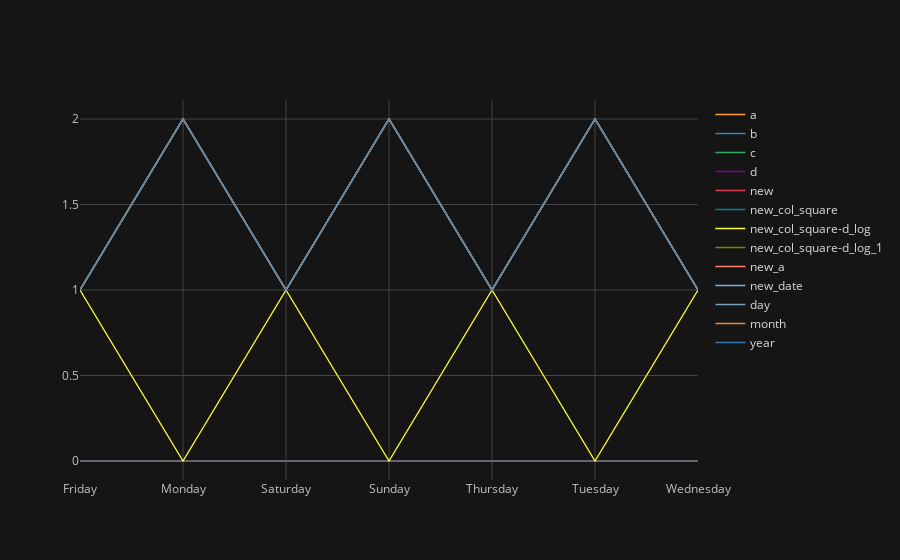

Write notebook code for a chart like this one.
### Code cell
cf.set_config_file(theme='solar')
df1.iplot();

### Figure 1 — Plotly figure (JSON) as saved in the notebook; plotly's stock layout.template omitted (floating-point values rounded to 4 significant figures)
{"data": [{"line": {"color": "rgba(255, 153, 51, 1.0)", "dash": "solid", "shape": "linear", "width": 1.3}, "mode": "lines", "name": "a", "text": "", "type": "scatter", "x": ["Friday", "Monday", "Saturday", "Sunday", "Thursday", "Tuesday", "Wednesday"], "y": [1, 2, 1, 2, 1, 2, 1]}, {"line": {"color": "rgba(55, 128, 191, 1.0)", "dash": "solid", "shape": "linear", "width": 1.3}, "mode": "lines", "name": "b", "text": "", "type": "scatter", "x": ["Friday", "Monday", "Saturday", "Sunday", "Thursday", "Tuesday", "Wednesday"], "y": [1, 2, 1, 2, 1, 2, 1]}, {"line": {"color": "rgba(50, 171, 96, 1.0)", "dash": "solid", "shape": "linear", "width": 1.3}, "mode": "lines", "name": "c", "text": "", "type": "scatter", "x": ["Friday", "Monday", "Saturday", "Sunday", "Thursday", "Tuesday", "Wednesday"], "y": [1, 2, 1, 2, 1, 2, 1]}, {"line": {"color": "rgba(128, 0, 128, 1.0)", "dash": "solid", "shape": "linear", "width": 1.3}, "mode": "lines", "name": "d", "text": "", "type": "scatter", "x": ["Friday", "Monday", "Saturday", "Sunday", "Thursday", "Tuesday", "Wednesday"], "y": [1, 2, 1, 2, 1, 2, 1]}, {"line": {"color": "rgba(219, 64, 82, 1.0)", "dash": "solid", "shape": "linear", "width": 1.3}, "mode": "lines", "name": "new", "text": "", "type": "scatter", "x": ["Friday", "Monday", "Saturday", "Sunday", "Thursday", "Tuesday", "Wednesday"], "y": [1, 2, 1, 2, 1, 2, 1]}, {"line": {"color": "rgba(0, 128, 128, 1.0)", "dash": "solid", "shape": "linear", "width": 1.3}, "mode": "lines", "name": "new_col_square", "text": "", "type": "scatter", "x": ["Friday", "Monday", "Saturday", "Sunday", "Thursday", "Tuesday", "Wednesday"], "y": [1, 2, 1, 2, 1, 2, 1]}, {"line": {"color": "rgba(255, 255, 51, 1.0)", "dash": "solid", "shape": "linear", "width": 1.3}, "mode": "lines", "name": "new_col_square-d_log", "text": "", "type": "scatter", "x": ["Friday", "Monday", "Saturday", "Sunday", "Thursday", "Tuesday", "Wednesday"], "y": [1, 0, 1, 0, 1, 0, 1]}, {"line": {"color": "rgba(128, 128, 0, 1.0)", "dash": "solid", "shape": "linear", "width": 1.3}, "mode": "lines", "name": "new_col_square-d_log_1", "text": "", "type": "scatter", "x": ["Friday", "Monday", "Saturday", "Sunday", "Thursday", "Tuesday", "Wednesday"], "y": [1, 2, 1, 2, 1, 2, 1]}, {"line": {"color": "rgba(251, 128, 114, 1.0)", "dash": "solid", "shape": "linear", "width": 1.3}, "mode": "lines", "name": "new_a", "text": "", "type": "scatter", "x": ["Friday", "Monday", "Saturday", "Sunday", "Thursday", "Tuesday", "Wednesday"], "y": [1, 2, 1, 2, 1, 2, 1]}, {"line": {"color": "rgba(128, 177, 211, 1.0)", "dash": "solid", "shape": "linear", "width": 1.3}, "mode": "lines", "name": "new_date", "text": "", "type": "scatter", "x": ["Friday", "Monday", "Saturday", "Sunday", "Thursday", "Tuesday", "Wednesday"], "y": [1, 2, 1, 2, 1, 2, 1]}, {"line": {"color": "rgba(128, 177, 211, 0.8999999999999999)", "dash": "solid", "shape": "linear", "width": 1.3}, "mode": "lines", "name": "day", "text": "", "type": "scatter", "x": ["Friday", "Monday", "Saturday", "Sunday", "Thursday", "Tuesday", "Wednesday"], "y": [1, 2, 1, 2, 1, 2, 1]}, {"line": {"color": "rgba(255, 153, 51, 0.8999999999999999)", "dash": "solid", "shape": "linear", "width": 1.3}, "mode": "lines", "name": "month", "text": "", "type": "scatter", "x": ["Friday", "Monday", "Saturday", "Sunday", "Thursday", "Tuesday", "Wednesday"], "y": [1, 2, 1, 2, 1, 2, 1]}, {"line": {"color": "rgba(55, 128, 191, 0.8999999999999999)", "dash": "solid", "shape": "linear", "width": 1.3}, "mode": "lines", "name": "year", "text": "", "type": "scatter", "x": ["Friday", "Monday", "Saturday", "Sunday", "Thursday", "Tuesday", "Wednesday"], "y": [1, 2, 1, 2, 1, 2, 1]}], "layout": {"legend": {"bgcolor": "#151516", "font": {"color": "#D9D9D9"}}, "paper_bgcolor": "#151516", "plot_bgcolor": "#151516", "title": {"font": {"color": "#D9D9D9"}}, "xaxis": {"gridcolor": "#434343", "showgrid": true, "tickfont": {"color": "#C2C2C2"}, "title": {"font": {"color": "#D9D9D9"}, "text": ""}, "zerolinecolor": "#666570"}, "yaxis": {"gridcolor": "#434343", "showgrid": true, "tickfont": {"color": "#C2C2C2"}, "title": {"font": {"color": "#D9D9D9"}, "text": ""}, "zerolinecolor": "#666570"}}}
